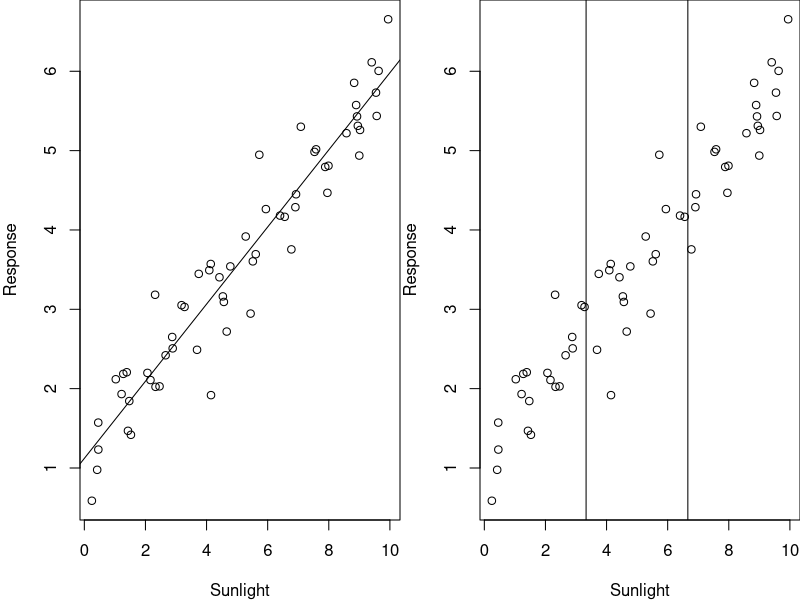
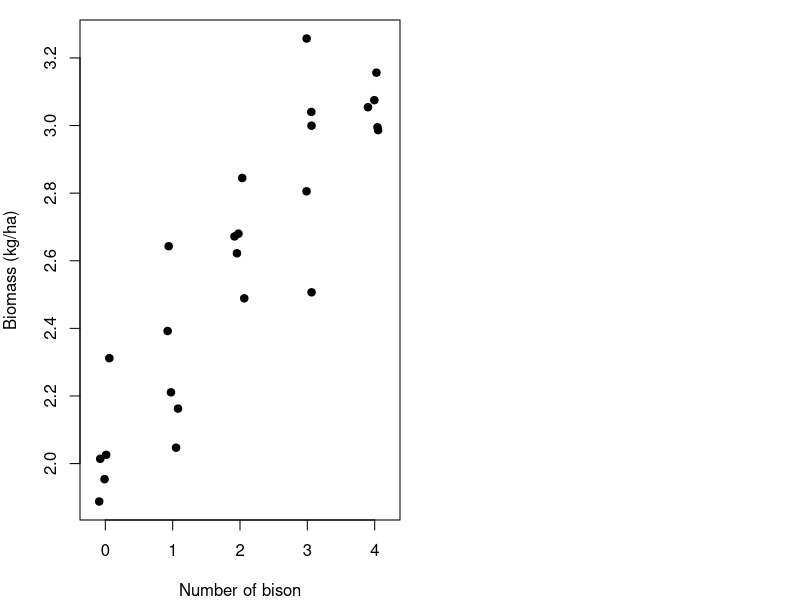
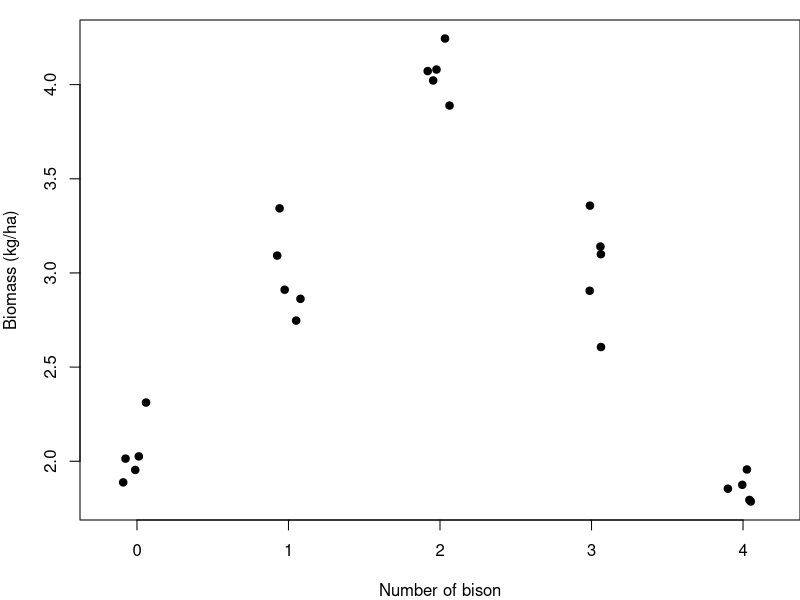
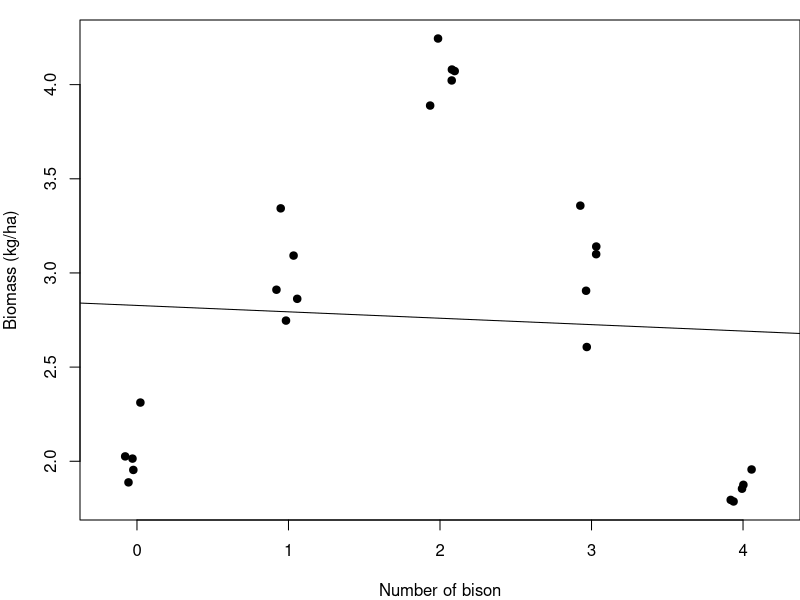
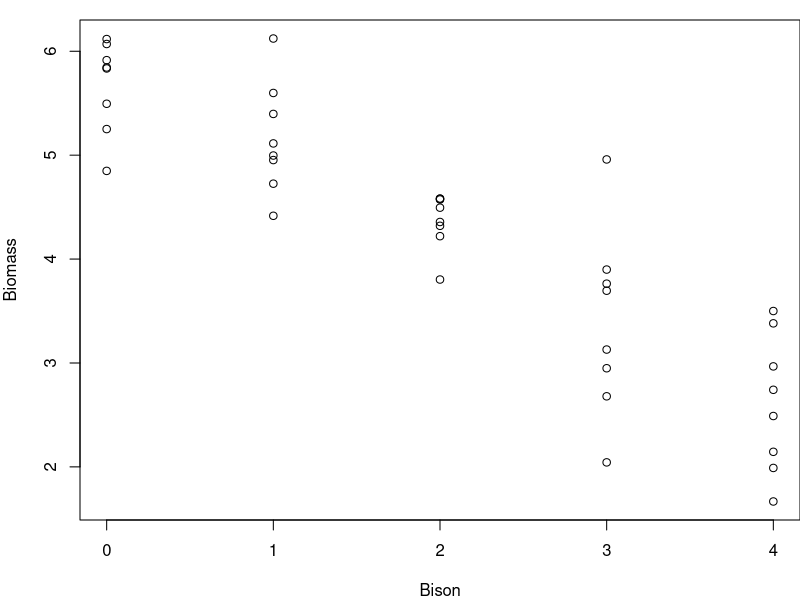
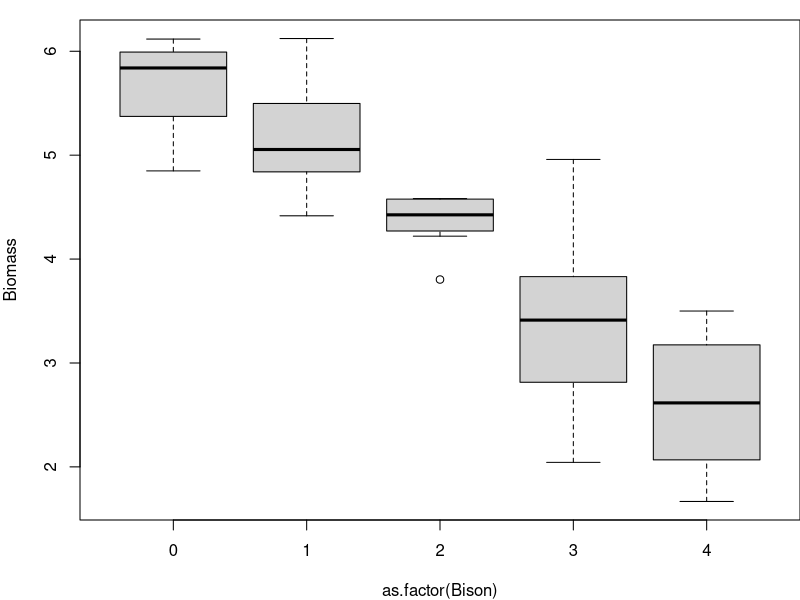
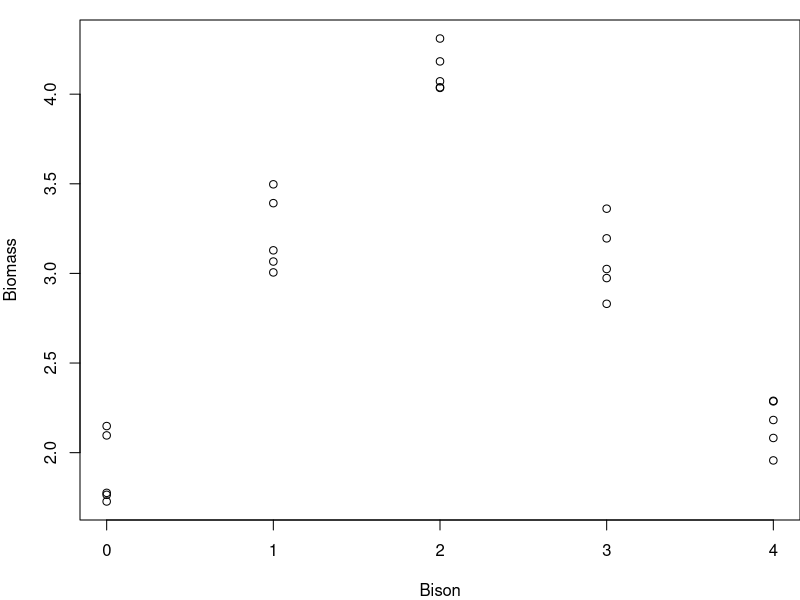

Write R code to recreate these figures, in order. (Note: this script raises an error after producing the figures.)
## ---- chunk 1

knitr::opts_chunk$set(
	echo = TRUE,
	message = FALSE,
	warning = FALSE,
	cache = TRUE
)
## ---- chunk 2

#  NRES 710, Analysis of Categorical Data (cont.)
#     University of Nevada, Reno
#     Continuous or Categorical Data?

## ---- chunk 3
# Set the seed for reproducibility & set graphing parameter
set.seed(123); par(mar=c(4,4,0,0)); par(mfrow=c(1,2))

# First dataset
# X variable
n <- 60
x <- runif(n, 0, 10)

# Error
error <- rnorm(n, 0, 0.5)

# Y variable
y <- 1 + 0.5*x + error

# Create dataframe
datum <- data.frame(Sunlight = x, Response = y)

# Plot w/ regression
plot(Response ~ Sunlight, data = datum)
abline(lm(Response ~ Sunlight, data=datum))

# Plot w/ binning
plot(Response ~ Sunlight, data = datum)
abline(v=3.33)
abline(v=6.66)
## ---- chunk 4
# # Set the seed for reproducibility & set graphing parameter
# set.seed(123); par(mar=c(4,4,0,0)); par(mfrow=c(1,2))
# 
# # First dataset
# # X variable
# n <- 40
# x <- factor(c(rep("Ag", 10), rep("Forest", 10), rep("Urban", 10), rep("Wetland", 10)))
# dummy <- data.frame(model.matrix(~ x - 1))
# colnames(dummy) <- c("Ag", "Forest", "Urban", "Wetland")
# 
# # Simulate error
# Error <- rnorm(length(x), 0, 0.1)
# 
# # Predict Y
# Response <- 0.85 - 0.25 * dummy$Forest - 0.35 * dummy$Urban - 0.15 * dummy$Wetland + Error
# 
# # Dataframe
# datum <- data.frame(Habitat = x, Response)
# 
# # Plot
# plot(Response ~ Habitat, data = datum)
## ---- chunk 5
# Set the seed for reproducibility
set.seed(123)

# Graph
par(mar = c(4,4,1,0))

# Simulate the binomial X-variable (sex)
n <- 25
x <- c(rep(0, 5), rep(1, 5), rep(2, 5), rep(3, 5), rep(4, 5))

# error
error <- rnorm(n, 0, 0.2)

# Simulate continuous y-variable data
y <- 2 + x*0.3 + error

# Create dataframe
datum <- data.frame(Bison = x, Biomass = y)

# Plot
stripchart(Biomass ~ Bison, data = datum, vertical = TRUE, method = "jitter",
           pch = 19, xlab = "Number of bison", ylab = "Biomass (kg/ha)")
## ---- chunk 6
# Load necessary libraries
library(knitr)
#library(kableExtra)

# Create the data frame
data <- data.frame(
  #Group = c("Normality", "Linearity", "Homoscedasticity", "No autocorrelation"),
  `Continuous X` = c("**Simple model - 1 beta**", "**No worries about inflating Type I error**", "**1 results sentence**",  "**Interpolation/extrapolation**", "Assumption of linearity", "**More power***"),
  `Categorical X` = c("Complicated - 3 betas", "Post-hoc test", "10 sentences", "No predictions", "**No assumption of linearity**", "Less power*")
)

# Create the table
kable(data, col.names = c("Continuous X", "Categorical X")) #%>%
  #kable_styling(full_width = FALSE)

## ---- chunk 7
# Set the seed for reproducibility
set.seed(123)

# Graph
par(mar = c(4,4,1,0), mfrow=c(1,1))

# Simulate the binomial X-variable (sex)
n <- 25
x <- c(rep(0, 5), rep(1, 5), rep(2, 5), rep(3, 5), rep(4, 5))

# Error
error <- rnorm(n, 0, 0.2)

# Dummy code x
dummy <- data.frame(x = as.factor(x))
dummy <- data.frame(model.matrix(~ dummy$x - 1, data=dummy))
colnames(dummy) <- c("Zero", "One", "Two", "Three", "Four")

# Simulate continuous y-variable data
y <- 2 + dummy$One * 1 + dummy$Two * 2 + dummy$Three * 1 + dummy$Four * 0 + error

# Create dataframe
datum <- data.frame(Bison = x, Biomass = y)

# Plot
stripchart(Biomass ~ Bison, data = datum, vertical = TRUE, method = "jitter",
           pch = 19, xlab = "Number of bison", ylab = "Biomass (kg/ha)")
## ---- chunk 8
# Aesthetics
par(mar = c(4,4,1,0), mfrow=c(1,1))

# Plot again
stripchart(Biomass ~ Bison, data = datum, vertical = TRUE, method = "jitter",
           pch = 19, xlab = "Number of bison", ylab = "Biomass (kg/ha)")

# Regression analysis
results <- lm(Biomass ~ Bison, data=datum)
abline(results)
## ---- chunk 9
### Code for F-Drop tests

# Read in the data
datum <- read.csv("lecture_10_dataset1.csv")
head(datum)

# Plot the data
plot(Biomass ~ Bison, data = datum)
# In this case, R saws numbers in the 'Bison' column and treated the variable as continuous

# Plot the data with X as a categorical variable
plot(Biomass ~ as.factor(Bison), data = datum)

## ---- chunk 10
# Run a regression, where we treat Bison as continuous
results <- lm(Biomass ~ Bison, data = datum)
summary(results)

## ---- chunk 11
# Run an ANOVA - treat Bison as categorical
results2 <- lm(Biomass ~ as.factor(Bison), data = datum)
# use the as.factor function to get R to treat 'Bison' as continuous
summary(results2)

## ---- chunk 12
# Conduct the F-drop test
anova(results2, results)
# The two models we have are the arguments
# Usually, you should list the more complicated model first (the one with more betas)
# Note: the two models can't have the same number of parameters
# A significant p-value means the more complex model is a significant improvement in fit
# A non-significant p-value means the simpler model is adequate
# Note: RSS (which is the same thing as SSE) is always lower in the more complex model

## ---- chunk 13
# Read in the data
datum <- read.csv("lecture_10_dataset2.csv")
head(datum)

# Plot the data
plot(Biomass ~ Bison, data = datum)

## ---- chunk 14
# BONUS: How to fit a quadratic curve to data when x is continuous

# Fit a linear model
results <- lm(Biomass ~ Bison, data = datum)

#Fit a quadratic curve to data when x is continuous
results3 <- lm(Biomass ~ Bison + I(Bison^2), data = datum)
anova(results3, results)

## ---- chunk 15
# Read in dataset 1
datum <- read.csv("lecture_10_dataset1.csv")

# Simple linear model
results <- lm(Biomass ~ Bison, data = datum)
summary(results)



## ---- chunk 16
###################### 'Truth' ######################## 
### Lecture 10: code to simulate data for F-drop tests 

# Set the seed for reproducibility
set.seed(111)

## First dataset
# X variable
Bison <- c(rep(0, 8), rep(1, 8), rep(2, 8), rep(3, 8), rep(4, 8))

# Error
error <- rnorm(length(Bison), 0, 0.5)

# Y variable
Biomass <- 6 - 0.8*Bison + error

# Create dataframe
datum <- data.frame(Bison, Biomass)

# Save the CSV file
write.csv(datum, "lecture_10_dataset1.csv", row.names = FALSE)

## Second dataset
# X variable
n <- 25
x <- c(rep(0, 5), rep(1, 5), rep(2, 5), rep(3, 5), rep(4, 5))

# Error
error <- rnorm(n, 0, 0.2)

# Dummy code x
dummy <- data.frame(x = as.factor(x))
dummy <- data.frame(model.matrix(~ dummy$x - 1, data=dummy))
colnames(dummy) <- c("Zero", "One", "Two", "Three", "Four")

# Simulate continuous y-variable data
y <- 2 + dummy$One * 1 + dummy$Two * 2 + dummy$Three * 1 + dummy$Four * 0 + error

# Create dataframe
datum <- data.frame(Bison = x, Biomass = y)

# Save the CSV file
write.csv(datum, "lecture_10_dataset2.csv", row.names = FALSE)
